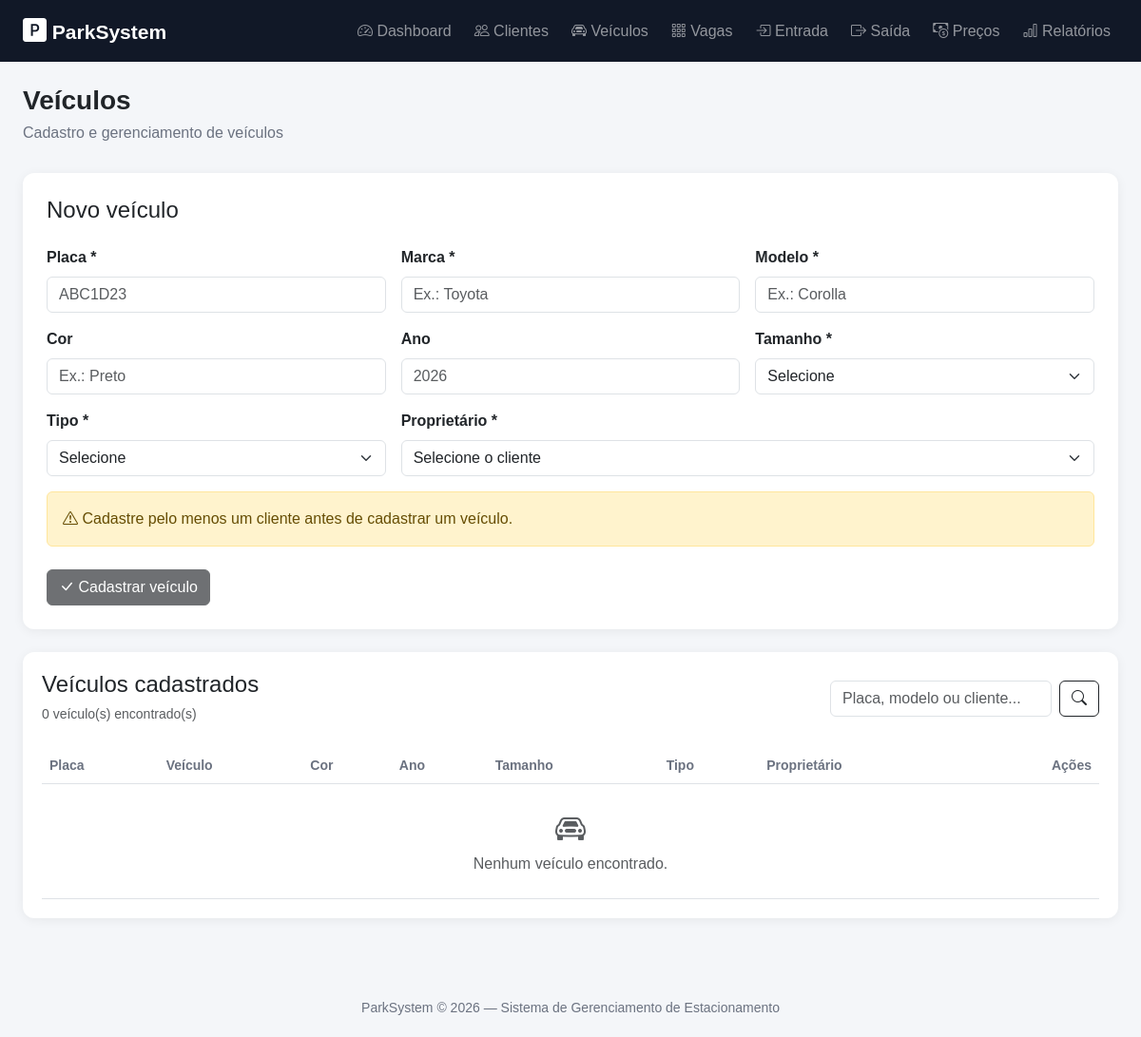
Page /pages/veiculos.php on the earlier database version.
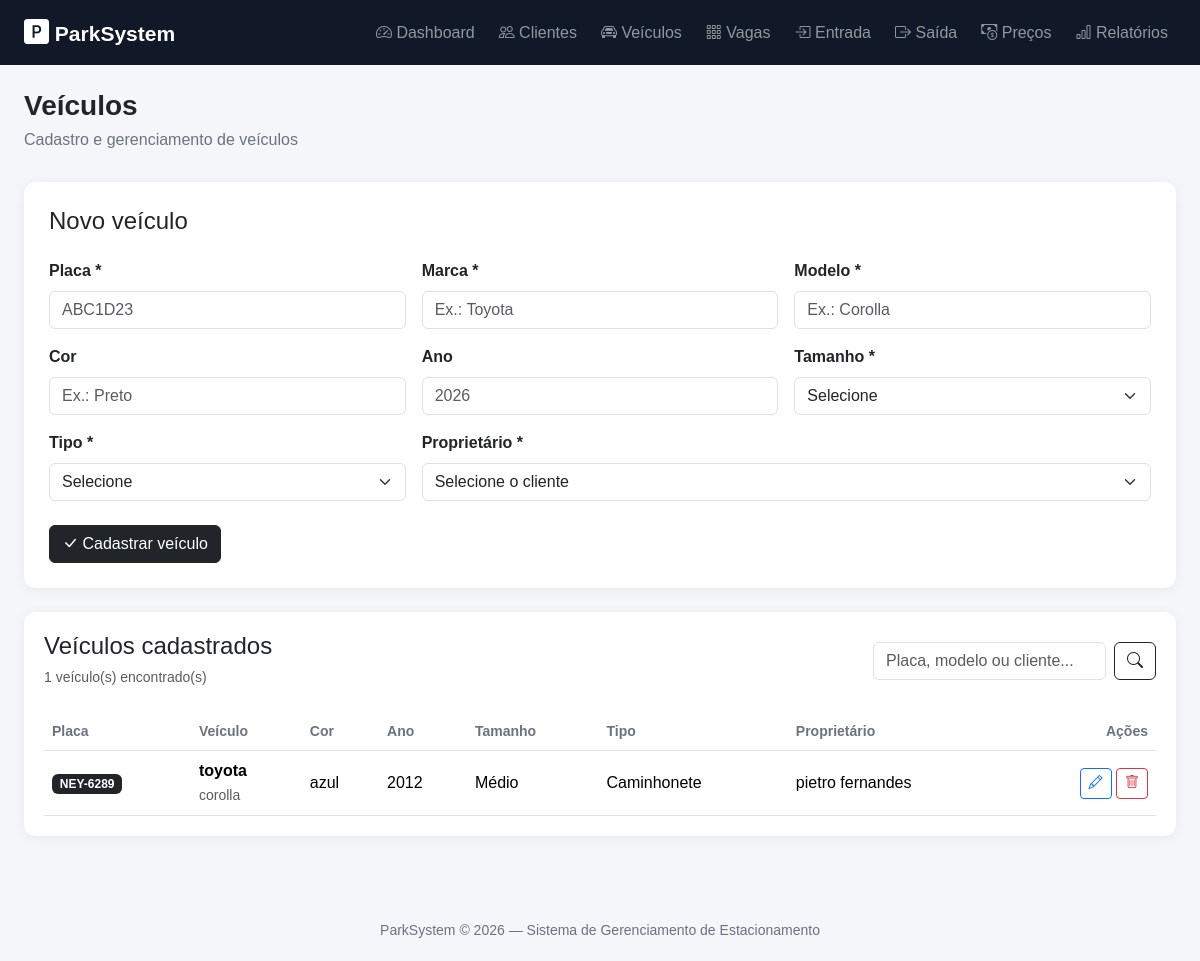
Same page on the later database version.
### tables this page shows
CREATE TABLE veiculos (
        id INTEGER PRIMARY KEY AUTOINCREMENT,
        placa TEXT NOT NULL UNIQUE,
        marca TEXT NOT NULL,
        modelo TEXT NOT NULL,
        cor TEXT,
        ano INTEGER,
        tamanho TEXT NOT NULL,
        tipo TEXT NOT NULL,
        cliente_id INTEGER,
        criado_em DATETIME DEFAULT CURRENT_TIMESTAMP,

        FOREIGN KEY (cliente_id)
        REFERENCES clientes(id)
    );

CREATE TABLE clientes (
        id INTEGER PRIMARY KEY AUTOINCREMENT,
        nome TEXT NOT NULL,
        cpf TEXT NOT NULL UNIQUE,
        telefone TEXT,
        email TEXT,
        criado_em DATETIME DEFAULT CURRENT_TIMESTAMP
    , preferencial INTEGER NOT NULL DEFAULT 0);

### pages/veiculos.php (the view, shortened to what this page needs)
<?php
require "../config/banco.php";
$veiculoEdicao = null;
$clientes = $db
    ->query("
        SELECT *
        FROM clientes
        ORDER BY nome
    ")
    ->fetchAll(PDO::FETCH_ASSOC);
$pesquisa = trim($_GET["pesquisa"] ?? "");
if ($pesquisa != "") {
    $stmt = $db->prepare("
        SELECT
            veiculos.*,
            clientes.nome AS cliente_nome
        FROM veiculos
        LEFT JOIN clientes
            ON clientes.id = veiculos.cliente_id
        WHERE
            veiculos.placa LIKE ?
            OR veiculos.marca LIKE ?
            OR veiculos.modelo LIKE ?
            OR clientes.nome LIKE ?
        ORDER BY veiculos.id DESC
    ");
    $termo = "%" . $pesquisa . "%";
    $stmt->execute([
        $termo,
        $termo,
        $termo,
        $termo
    ]);
    $veiculos = $stmt->fetchAll(PDO::FETCH_ASSOC);
} else {
    $veiculos = $db
        ->query("
            SELECT
                veiculos.*,
                clientes.nome AS cliente_nome
            FROM veiculos
            LEFT JOIN clientes
                ON clientes.id = veiculos.cliente_id
            ORDER BY veiculos.id DESC
        ")
        ->fetchAll(PDO::FETCH_ASSOC);
}
require "../includes/header.php";
?>
<div class="mb-4">
    <h1 class="page-title">
        Veículos
    </h1>
    <p class="page-subtitle">
        Cadastro e gerenciamento de veículos
    </p>
</div>
<div class="form-container mb-4">
    <h4 class="mb-4">
        <?= $veiculoEdicao
            ? "Editar veículo"
            : "Novo veículo"
        ?>
    </h4>
    <form method="POST">
        <div class="row g-3">
            <div class="col-md-4">
                <label class="form-label">
                    Placa *
                </label>
                <input
                    type="text"
                    name="placa"
                    class="form-control"
                    required
                    maxlength="8"
                    value="<?= htmlspecialchars(
                        $veiculoEdicao["placa"] ?? ""
                    ) ?>"
                    placeholder="ABC1D23"
                >
            </div>
            <div class="col-md-4">
                <label class="form-label">
                    Marca *
                </label>
                <input
                    type="text"
                    name="marca"
                    class="form-control"
                    required
                    value="<?= htmlspecialchars(
                        $veiculoEdicao["marca"] ?? ""
                    ) ?>"
                    placeholder="Ex.: Toyota"
                >
            </div>
            <div class="col-md-4">
                <label class="form-label">
                    Modelo *
                </label>
                <input
                    type="text"
                    name="modelo"
                    class="form-control"
                    required
                    value="<?= htmlspecialchars(
                        $veiculoEdicao["modelo"] ?? ""
                    ) ?>"
                    placeholder="Ex.: Corolla"
                >
            </div>
            <div class="col-md-4">
                <label class="form-label">
                    Cor
                </label>
                <input
                    type="text"
                    name="cor"
                    class="form-control"
                    value="<?= htmlspecialchars(
                        $veiculoEdicao["cor"] ?? ""
                    ) ?>"
                    placeholder="Ex.: Preto"
                >
            </div>
            <div class="col-md-4">
                <label class="form-label">
                    Ano
                </label>
                <input
                    type="number"
                    name="ano"
                    class="form-control"
                    min="1900"
                    max="<?= date("Y") + 1 ?>"
                    value="<?= htmlspecialchars(
                        $veiculoEdicao["ano"] ?? ""
                    ) ?>"
                    placeholder="<?= date("Y") ?>"
                >
            </div>
            <div class="col-md-4">
                <label class="form-label">
                    Tamanho *
                </label>
                <select
                    name="tamanho"
                    class="form-select"
                    required
                >
                    <option value="">
                        Selecione
                    </option>
                </select>
            </div>
            <div class="col-md-4">
                <label class="form-label">
                    Tipo *
                </label>
                <select
                    name="tipo"
                    class="form-select"
                    required
                >
                    <option value="">
                        Selecione
                    </option>
                </select>
            </div>
            <div class="col-md-8">
                <label class="form-label">
                    Proprietário *
                </label>
                <select
                    name="cliente_id"
                    class="form-select"
                    required
                >
                    <option value="">
                        Selecione o cliente
                    </option>
                </select>
            </div>
        </div>
        <?php if (count($clientes) == 0): ?>
            <div class="alert alert-warning mt-3">
                <i class="bi bi-exclamation-triangle"></i>
                Cadastre pelo menos um cliente antes de cadastrar um veículo.
            </div>
        <?php endif; ?>
        <div class="mt-4">
            <button
                type="submit"
                class="btn btn-dark"
                <?= count($clientes) == 0 ? "disabled" : "" ?>
            >
                <i class="bi bi-check-lg"></i>
                <?= $veiculoEdicao
                    ? "Salvar alterações"
                    : "Cadastrar veículo"
                ?>
            </button>
        </div>
    </form>
</div>
<div class="table-container">
    <div class="d-flex justify-content-between align-items-center mb-4">
        <div>
            <h4 class="mb-1">
                Veículos cadastrados
            </h4>
            <small class="text-muted">
                <?= count($veiculos) ?> veículo(s) encontrado(s)
            </small>
        </div>
        <form
            method="GET"
            class="d-flex"
        >
            <input
                type="text"
                name="pesquisa"
                class="form-control me-2"
                placeholder="Placa, modelo ou cliente..."
                value="<?= htmlspecialchars($pesquisa) ?>"
            >
            <button
                type="submit"
                class="btn btn-outline-dark"
            >
                <i class="bi bi-search"></i>
            </button>
        </form>
    </div>
    <div class="table-responsive">
        <table class="table table-hover align-middle">
            <thead>
                <tr>
                    <th>Placa</th>
                    <th>Veículo</th>
                    <th>Cor</th>
                    <th>Ano</th>
                    <th>Tamanho</th>
                    <th>Tipo</th>
                    <th>Proprietário</th>
                    <th class="text-end">Ações</th>
                </tr>
            </thead>
            <tbody>
                <?php if (count($veiculos) == 0): ?>
                    <tr>
                        <td
                            colspan="8"
                            class="text-center py-4 text-muted"
                        >
                            <i class="bi bi-car-front fs-2"></i>
                            <br>
                            Nenhum veículo encontrado.
                        </td>
                    </tr>
                <?php else: ?>
                    <?php foreach ($veiculos as $veiculo): ?>
                        <tr>
                            <td>
                                <span class="badge text-bg-dark">
                                    <?= htmlspecialchars(
                                        $veiculo["placa"]
                                    ) ?>
                                </span>
                            </td>
                            <td>
                                <strong>
                                    <?= htmlspecialchars(
                                        $veiculo["marca"]
                                    ) ?>
                                </strong>
                                <br>
                                <small class="text-muted">
                                    <?= htmlspecialchars(
                                        $veiculo["modelo"]
                                    ) ?>
                                </small>
                            </td>
                            <td>
                                <?= htmlspecialchars(
                                    $veiculo["cor"] ?? "-"
                                ) ?>
                            </td>
                            <td>
                                <?= htmlspecialchars(
                                    $veiculo["ano"] ?? "-"
                                ) ?>
                            </td>
                            <td>
                                <?= htmlspecialchars(
                                    $veiculo["tamanho"]
                                ) ?>
                            </td>
                            <td>
                                <?= htmlspecialchars(
                                    $veiculo["tipo"]
                                ) ?>
                            </td>
                            <td>
                                <?= htmlspecialchars(
                                    $veiculo["cliente_nome"] ?? "Sem proprietário"
                                ) ?>
                            </td>
                            <td class="text-end">
                                <a
                                    href="?editar=<?= $veiculo["id"] ?>"
                                    class="btn btn-sm btn-outline-primary"
                                    title="Editar"
                                >
                                    <i class="bi bi-pencil"></i>
                                </a>
                                <a
                                    href="?excluir=<?= $veiculo["id"] ?>"
                                    class="btn btn-sm btn-outline-danger"
                                    title="Excluir"
                                    onclick="return confirm('Tem certeza que deseja excluir este veículo?')"
                                >
                                    <i class="bi bi-trash"></i>
                                </a>
                            </td>
                        </tr>
                    <?php endforeach; ?>
                <?php endif; ?>
            </tbody>
        </table>
    </div>
</div>
<?php
require "../includes/footer.php";
?>

### includes/header.php (shortened to what this page needs)
<?php
$baseUrl = "/estacionamentov2";
?>
<!DOCTYPE html>
<html lang="pt-br">
<head>
    <link
        href="https://cdn.jsdelivr.net/npm/bootstrap@5.3.3/dist/css/bootstrap.min.css"
        rel="stylesheet"
    >
    <link
        rel="stylesheet"
        href="https://cdn.jsdelivr.net/npm/bootstrap-icons@1.11.3/font/bootstrap-icons.min.css"
    >
    <link
        rel="stylesheet"
        href="<?= $baseUrl ?>/assets/css/style.css"
    >
</head>
<body>
<nav class="navbar navbar-expand-lg navbar-dark navbar-estacionamento">
    <div class="container-fluid px-4">
        <a
            class="navbar-brand fw-bold"
            href="<?= $baseUrl ?>/index.php"
        >
            <i class="bi bi-p-square-fill"></i>
            ParkSystem
        </a>
        <div
            class="collapse navbar-collapse"
            id="menuPrincipal"
        >
            <ul class="navbar-nav ms-auto">
                <li class="nav-item">
                    <a
                        class="nav-link"
                        href="<?= $baseUrl ?>/index.php"
                    >
                        <i class="bi bi-speedometer2"></i>
                        Dashboard
                    </a>
                </li>
                <li class="nav-item">
                    <a
                        class="nav-link"
                        href="<?= $baseUrl ?>/pages/clientes.php"
                    >
                        <i class="bi bi-people"></i>
                        Clientes
                    </a>
                </li>
                <li class="nav-item">
                    <a
                        class="nav-link"
                        href="<?= $baseUrl ?>/pages/veiculos.php"
                    >
                        <i class="bi bi-car-front"></i>
                        Veículos
                    </a>
                </li>
                <li class="nav-item">
                    <a
                        class="nav-link"
                        href="<?= $baseUrl ?>/pages/vagas.php"
                    >
                        <i class="bi bi-grid-3x3-gap"></i>
                        Vagas
                    </a>
                </li>
                <li class="nav-item">
                    <a
                        class="nav-link"
                        href="<?= $baseUrl ?>/pages/entrada.php"
                    >
                        <i class="bi bi-box-arrow-in-right"></i>
                        Entrada
                    </a>
                </li>
                <li class="nav-item">
                    <a
                        class="nav-link"
                        href="<?= $baseUrl ?>/pages/saida.php"
                    >
                        <i class="bi bi-box-arrow-right"></i>
                        Saída
                    </a>
                </li>
                <li class="nav-item">
                    <a
                        class="nav-link"
                        href="<?= $baseUrl ?>/pages/precos.php"
                    >
                        <i class="bi bi-cash-coin"></i>
                        Preços
                    </a>
                </li>
                <li class="nav-item">
                    <a
                        class="nav-link"
                        href="<?= $baseUrl ?>/pages/relatorios.php"
                    >
                        <i class="bi bi-bar-chart"></i>
                        Relatórios
                    </a>
                </li>
            </ul>
        </div>
    </div>
</nav>
<main class="container-fluid px-4 py-4">

### includes/footer.php (shortened to what this page needs)
</main>
<footer class="footer">
    <div class="container-fluid">
        <p class="mb-0">
            ParkSystem © <?= date('Y') ?>
            — Sistema de Gerenciamento de Estacionamento
        </p>
    </div>
</footer>
</body>
</html>

### assets/css/style.css (style rules this page uses)
body { background: #f4f6f9; font-family: Arial, Helvetica, sans-serif; color: #212529; }
.navbar-estacionamento { background: #111827; min-height: 65px; }
.navbar-brand { font-size: 21px; }
.navbar-brand i { font-size: 25px; }
.nav-link { margin-left: 8px; transition: 0.2s; }
.page-title { font-size: 28px; font-weight: 700; margin-bottom: 5px; }
.page-subtitle { color: #6b7280; margin-bottom: 30px; }
.table-container { background: white; border-radius: 12px; padding: 20px; box-shadow: 0 2px 12px rgba(0, 0, 0, 0.06); }
.table { margin-bottom: 0; }
.table th { font-size: 14px; color: #6b7280; }
.form-container { background: white; padding: 25px; border-radius: 12px; box-shadow: 0 2px 12px rgba(0, 0, 0, 0.06); }
.form-label { font-weight: 600; }
.footer { margin-top: 40px; padding: 20px; text-align: center; color: #6b7280; font-size: 14px; }

Differences in the rows shown:
added veiculos: placa "NEY-6289", marca "toyota", modelo "corolla", cor "azul", ano "2012", tamanho "Médio", tipo "Caminhonete", cliente.nome "pietro fernandes"
Other differences:
count($veiculos): "0" → "1"
text no longer shown: "Cadastre pelo menos um cliente antes de cadastrar um veículo. Nenhum veículo encontrado."
